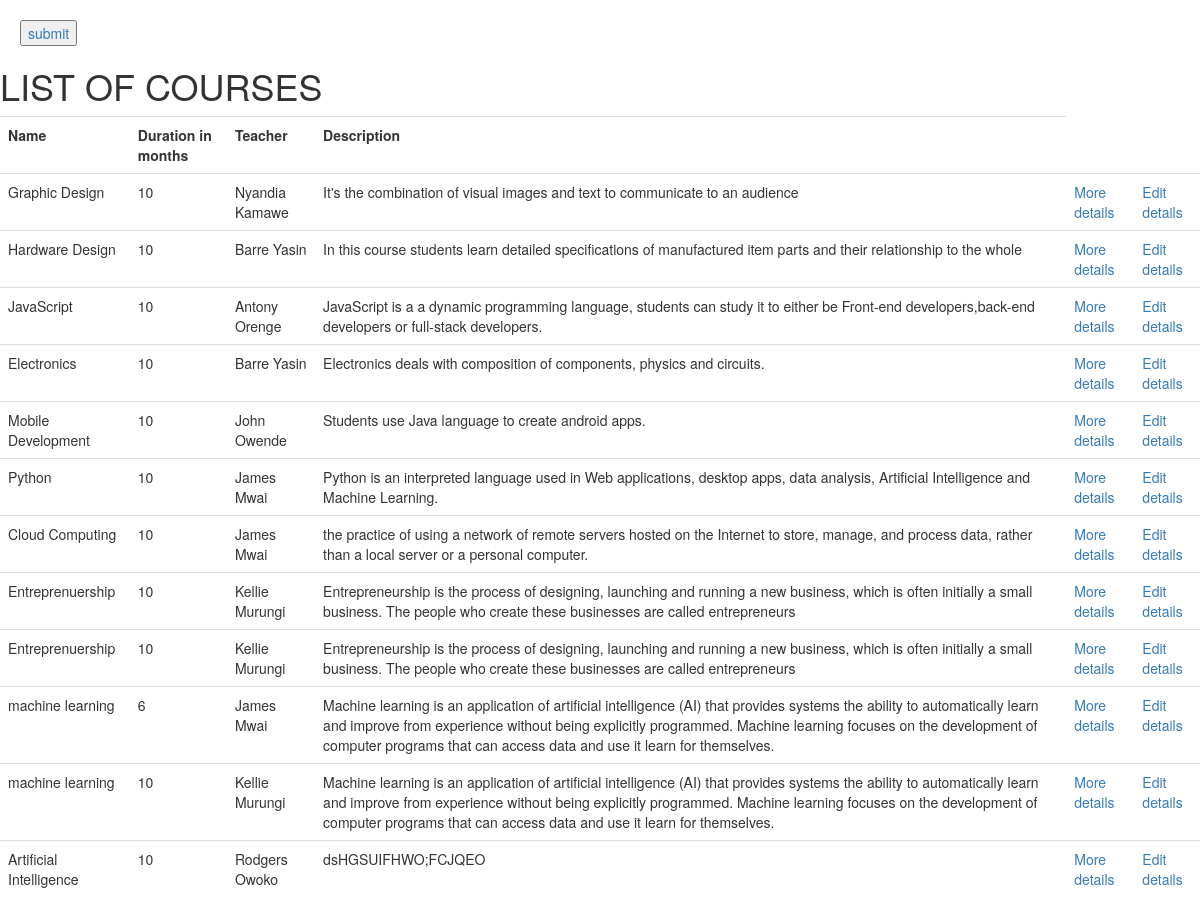
The page /course/list/ on the database its author committed.
### course/models.py (models this page shows, shortened)
class Course(models.Model):
    name=models.CharField(max_length=50)
    duration_in_months=models.SmallIntegerField()
    Course_number=models.CharField(max_length=50)
    description=models.TextField()
    teacher=models.ForeignKey(Teacher, on_delete=models.PROTECT)
    image=models.FileField(upload_to="images/",blank=True)

### teacher/models.py (models this page shows)
class Teacher(models.Model):
    first_name=models.CharField(max_length=50)
    last_name=models.CharField(max_length=50)
    place_of_residence=models.CharField(max_length=50)
    phone_number=models.CharField(max_length=50)
    Email=models.EmailField(max_length=50)
    id_number=models.IntegerField()
    profession=models.CharField(max_length = 50)
    registration_number=models.CharField(max_length = 50)
    date_joined=models.DateField()
    image=models.FileField(upload_to="image/",blank=True)
    def __str__(self):
        return self.first_name + " " + self.last_name

### course/views.py (the view)
# urls.py: path("list/",list_courses,name="list_courses"),
def list_courses(request):
	courses=Course.objects.all()
	return render(request,"list_courses.html",{"courses":courses})

### course/templates/list_courses.html (shortened to what this page needs)
<!DOCTYPE html>
<html>
<head>
	<link rel="stylesheet" href="https://maxcdn.bootstrapcdn.com/bootstrap/3.4.0/css/bootstrap.min.css">
</head>
<body>
	<button type="submit" style="margin-top: 20px; margin-left: 20px;"><a href="/course/add/">submit</a></button>
	<div class="Container">
		<h1>LIST OF COURSES</h1>
	<div class="table-responsive">
     <table class="table">
		<tbody>
		<tr>
			<th>Name</th>
			<th>Duration in months</th>
			<th>Teacher</th>
			<th>Description</th>
		</tr>
		{% for course in courses %}
		<tr>
			<td>{{course.name}}</td>
			<td>{{course.duration_in_months}}</td>
			<td>{{course.teacher}}</td>
			<td>{{course.description}}</td>
			<td><a href="/course/detail/{{course.pk}}">More details</a></td>
			<td><a href="/course/edit/{{course.pk}}">Edit details</a></td>
		</tr>
		{% endfor %}
	</tbody>
	</table>
</div>
</div>
</body>
</html>

### rows shown on the page
Course: name "Graphic Design", duration_in_months "10", teacher "Nyandia Kamawe", description "It's the combination of visual images and text to communicate to an audience"
Course: name "Hardware Design", duration_in_months "10", teacher "Barre Yasin", description "In this course students learn detailed specifications of manufactured item parts and their relationship to the whole"
Course: name "JavaScript", duration_in_months "10", teacher "Antony Orenge", description "JavaScript is a a dynamic programming language, students can study it to either be Front-end developers,back-end developers or full-stack developers."
Course: name "Electronics", duration_in_months "10", teacher "Barre Yasin", description "Electronics deals with composition of components, physics and circuits."
Course: name "Mobile Development", duration_in_months "10", teacher "John Owende", description "Students use Java language to create android apps."
Course: name "Python", duration_in_months "10", teacher "James Mwai", description "Python is an interpreted language used in Web applications, desktop apps, data analysis, Artificial Intelligence and Machine Learning."
Course: name "Cloud Computing", duration_in_months "10", teacher "James Mwai", description "the practice of using a network of remote servers hosted on the Internet to store, manage, and process data, rather than a local server or a personal computer."
Course: name "Entreprenuership", duration_in_months "10", teacher "Kellie Murungi", description "Entrepreneurship is the process of designing, launching and running a new business, which is often initially a small business. The people who create these businesses are called entrepreneurs"
Course: name "Entreprenuership", duration_in_months "10", teacher "Kellie Murungi", description "Entrepreneurship is the process of designing, launching and running a new business, which is often initially a small business. The people who create these businesses are called entrepreneurs"
Course: name "machine learning", duration_in_months "6", teacher "James Mwai", description "Machine learning is an application of artificial intelligence (AI) that provides systems the ability to automatically learn and improve from experience without being explicitly programmed. Machine learning focuses on the development of computer programs that can access data and use it learn for themselves."
Course: name "machine learning", duration_in_months "10", teacher "Kellie Murungi", description "Machine learning is an application of artificial intelligence (AI) that provides systems the ability to automatically learn and improve from experience without being explicitly programmed. Machine learning focuses on the development of computer programs that can access data and use it learn for themselves."
Course: name "Artificial Intelligence", duration_in_months "10", teacher "Rodgers Owoko", description "dsHGSUIFHWO;FCJQEO"
